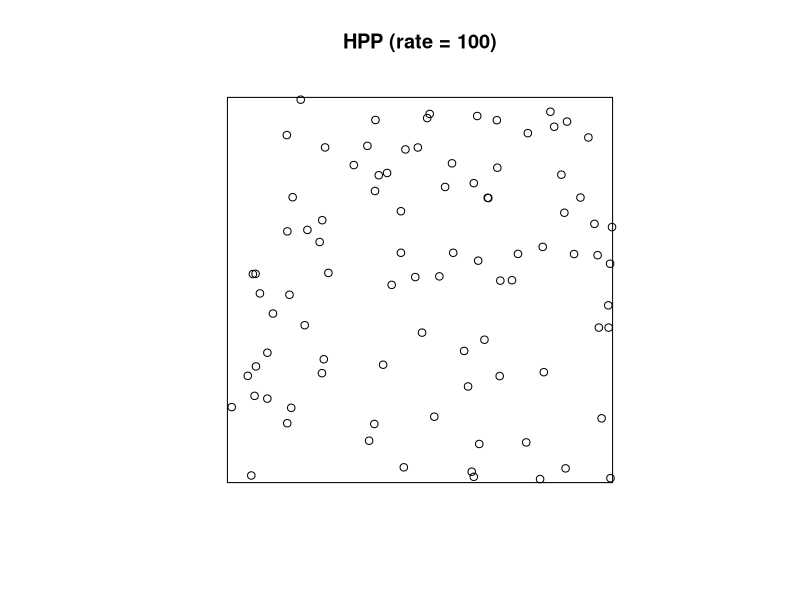
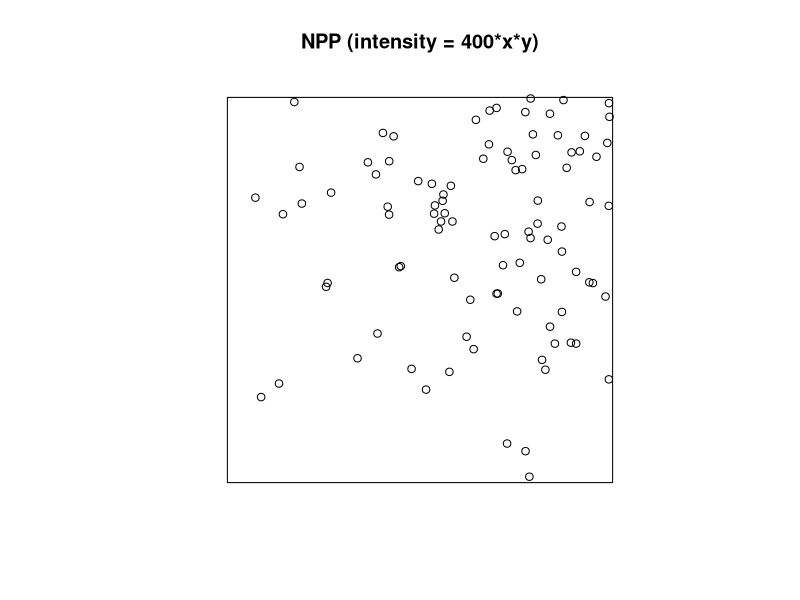
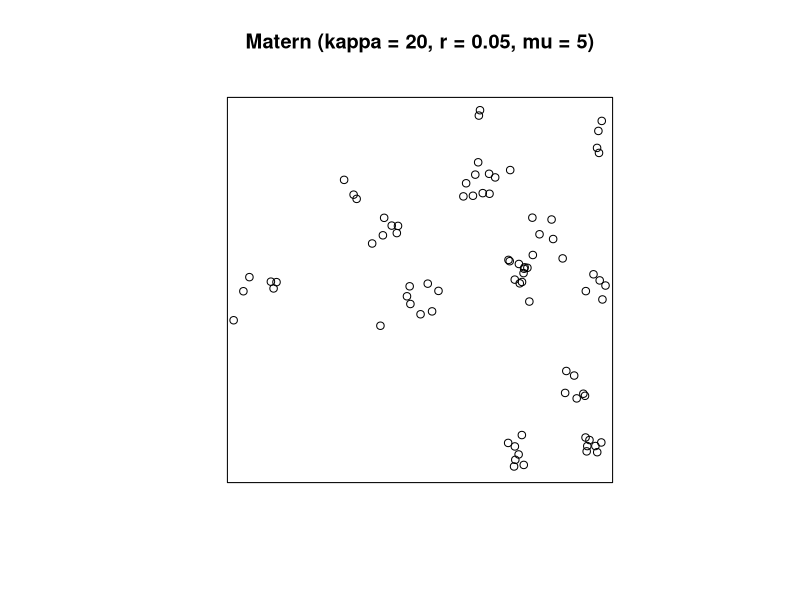
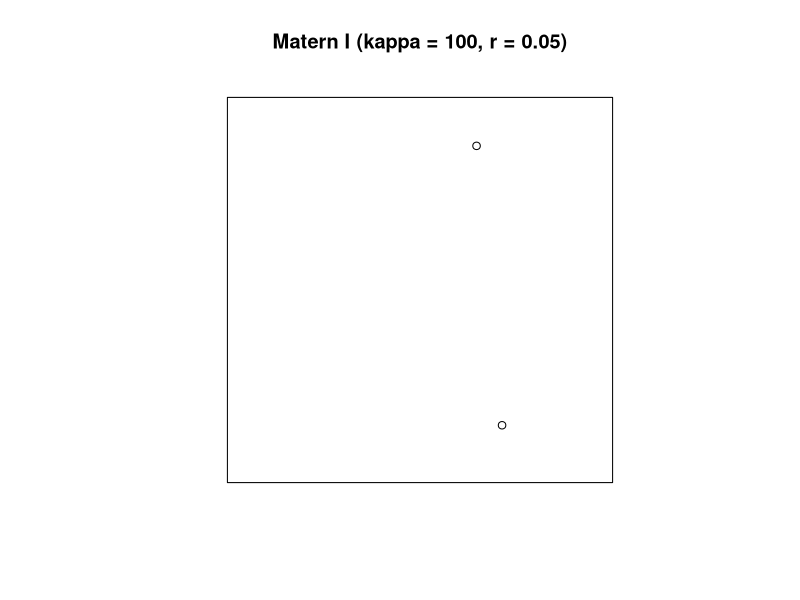
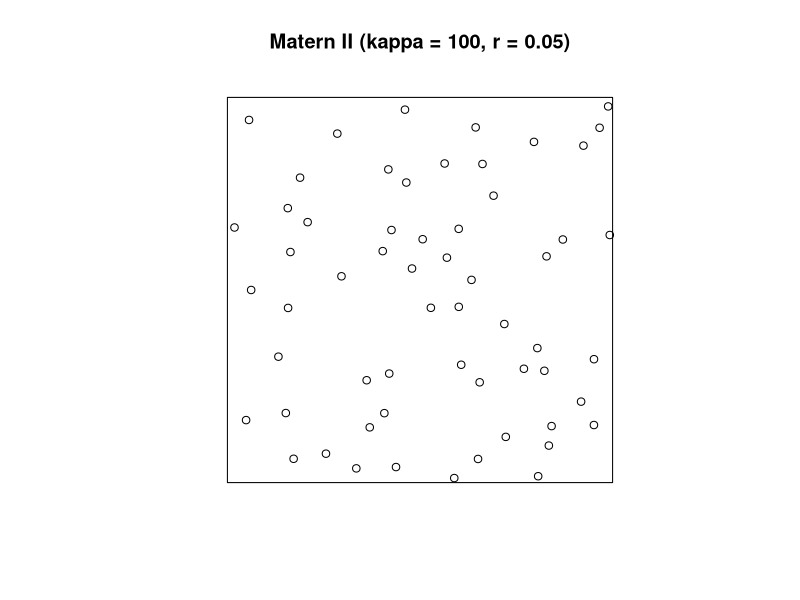

The R source for these figures, in order:
## ---- chunk 1
library(spatstat)
library(tidyverse)
library(here)
## ---- chunk 2
# Check to see how to use the function 
?rpoispp
# Check to see how this is written
#View(rpoispp)
## ---- chunk 3
# Plot a homogeneous Poisson process
# p.1334 of https://mran.microsoft.com/snapshot/2016-04-25/web/packages/spatstat/spatstat.pdf
# https://spatstat.org/SSAI2017/solutions/solution04.html

par(mfrow=c(1, 1))
plot_2D_HPP <- plot(rpoispp(lambda = 100, win=square(1)),main = "HPP (rate = 100)")
plot_2D_HPP
#plot(rpoispp(lambda = 50, win=square(1)),main = "HPP (rate = 50)")
#plot(rpoispp(lambda = 10, win=square(1)),main = "HPP (rate = 10)")
## ---- chunk 4
# Plot a homogeneous Poisson process
# p.33 of https://spatstat.org/resources/spatstatJSSpaper.pdf

#lmbda_function <- function(x, y) 400*x 
#so that they have the same expected # of events but why ???

par(mfrow=c(1, 1))
plot_2D_NPP <- plot(rpoispp(lambda = function(x, y) 400*x*y, win=square(1)), main = "NPP (intensity = 400*x*y)")
plot_2D_NPP
#plot(rpoispp(lambda = function(x, y) 50*x, win=square(1)), main = "NPP (intensity = 50*x)")
#plot(rpoispp(lambda = function(x, y) 10*x, win=square(1)), main = "NPP (intensity = 10*x)")
## ---- chunk 5
?rMatClust
#kappa = intensity
#scale = radius of the clusters
#mu = mean # of points per cluster
## ---- chunk 6
plot_2D_Matern <- plot(rMatClust(kappa = 20, r = 0.05, mu = 5), main = "Matern (kappa = 20, r = 0.05, mu = 5)")
plot_2D_Matern
## ---- chunk 7
?rMaternII
# kappa = intensity
# r = inhibition distance
## ---- chunk 8
# Plot a Matern I process #Inhibition 
par(mfrow=c(1, 1))
plot(rMaternI(kappa = 100, r = 0.1), main = "Matern I (kappa = 100, r = 0.05)")
#plot(rMaternI(kappa = 50, r = 0.05), main = "Matern I (kappa = 50, r = 0.05)")
#plot(rMaternI(kappa = 10, r = 0.05), main = "Matern I (kappa = 10, r = 0.05)")
points <- rMaternI(kappa = 100, r = 0.07)
length(points)
pairdist(points)
min(pairdist(points)[upper.tri(pairdist(points))])
## ---- chunk 9
# Plot a Matern II process
par(mfrow=c(1, 1))
plot(rMaternII(kappa = 100, r = 0.05), main = "Matern II (kappa = 100, r = 0.05)")
#plot(rMaternII(kappa = 50, r = 0.05), main = "Matern II (kappa = 50, r = 0.05)")
#plot(rMaternII(kappa = 10, r = 0.05), main = "Matern II (kappa = 10, r = 0.05)")
## ---- chunk 10
# # Save out results
# write_rds(plot_2D_HPP, here("results", "plot_2D_HPP.jpeg"))
## ---- chunk 11
# # Error checking
# plot_2D_HPP <- readRDS(here("results", "plot_2D_HPP.jpeg"))
# plot_2D_HPP
